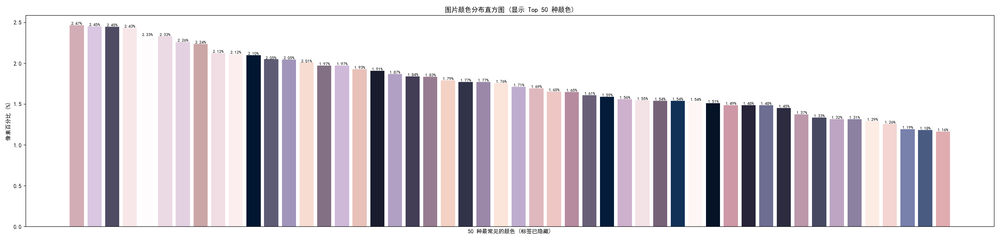
#> input picture assets/histogram.png, 1000 x 240 px, shrunk from 2500 x 600 before the run
$ python color_histogram.py assets/histogram.png
#> lines starting #> are read from the running program, lines starting #| are printed output that depends on the picture
import argparse
from collections import Counter
from PIL import Image, ImageDraw
import matplotlib.pyplot as plt
import os

# --- 开始：配置 Matplotlib 支持中文显示 ---
try:
    # 尝试使用 'SimHei' 或 'Microsoft YaHei' 字体
    plt.rcParams['font.sans-serif'] = ['SimHei', 'Microsoft YaHei']
    plt.rcParams['axes.unicode_minus'] = False  # 解决负号显示为方块的问题
except Exception as e:
    print(f"警告：设置中文字体时出错: {e}。图表中的中文可能无法正确显示。")
# --- 结束：配置 Matplotlib 支持中文显示 ---

def analyze_image_colors(image_path, num_quant_colors=0):
    """分析图片颜色并返回颜色及其计数的字典。

    Args:
        image_path (str): 图片路径。
        num_quant_colors (int): 量化后的目标颜色数量。如果为 0 或 None，则不进行量化。
    """
    try:
        img_original = Image.open(image_path)

        # --- 修改：先将图片统一转换为 RGB ---
        print("将图片转换为 RGB 模式...")
        img_rgb = img_original.convert('RGB')
        print(f"转换完成，图像模式: {img_rgb.mode}")

        # --- 修改：在 RGB 图像上进行量化 ---
        img_to_process = img_rgb # 默认使用 RGB 图像
        if num_quant_colors and num_quant_colors > 0:
            print(f"对 RGB 图像进行颜色量化，目标颜色数量: {num_quant_colors}")
            # MEDIANCUT 可以在 RGB 上正常工作
            try:
                # 量化 RGB 图像
                img_quantized = img_rgb.quantize(colors=num_quant_colors, method=Image.Quantize.MEDIANCUT, dither=Image.Dither.NONE)
                # 将量化后的 'P' 模式图像转换回 RGB 以便获取像素值
                img_to_process = img_quantized.convert('RGB')
                print("颜色量化完成。")
            except Exception as quant_error:
                print(f"警告：颜色量化失败: {quant_error}。将统计转换后的 RGB 颜色。")
                # 量化失败，则继续使用之前转换好的 RGB 图像 (img_rgb)
                img_to_process = img_rgb
        # --- 结束：颜色量化 ---

        # 确保我们有一个图像来处理 (img_to_process 总是存在的)
        # print(f"最终处理的图像模式: {img_to_process.mode}") # Debug
        pixels = list(img_to_process.getdata())
        # print(f"获取了 {len(pixels)} 像素数据") # Debugging line

        color_counts = Counter(pixels)
        # print(f"计数完成，原始不同颜色数: {len(color_counts)}") # Debugging line
        return color_counts
    except FileNotFoundError:
        print(f"错误：文件未找到 '{image_path}'")
        return None
    except Exception as e:
        print(f"打开或处理图片时出错: {e}")
        return None

def plot_color_histogram(color_counts, output_file=None, max_colors_to_plot=50):
    """根据颜色计数绘制直方图，只显示最常见的 N 种颜色。"""
    if not color_counts:
        print("没有颜色数据可供绘制。")
        return

    total_pixels = sum(color_counts.values())
    # 按像素数量降序排序颜色
    sorted_colors = sorted(color_counts.items(), key=lambda item: item[1], reverse=True)

    # 只取前 N 个最常见的颜色
    num_total_colors = len(sorted_colors)
    if num_total_colors > max_colors_to_plot:
        print(f"注意：图片包含 {num_total_colors} 种颜色，只显示最常见的 {max_colors_to_plot} 种。")
        sorted_colors = sorted_colors[:max_colors_to_plot]

    # 提取颜色和它们的百分比
    colors = [item[0] for item in sorted_colors]
    percentages = [(item[1] / total_pixels) * 100 for item in sorted_colors]

    # 将 RGB 颜色元组转换为 matplotlib 接受的格式 (0-1 范围)
    plot_colors = [(r/255, g/255, b/255) for r, g, b in colors]

    num_colors_to_plot = len(colors) # 实际绘制的颜色数量
    plt.figure(figsize=(max(10, num_colors_to_plot * 0.5), 6)) # 基于实际绘制数量调整宽度

    bars = plt.bar(range(num_colors_to_plot), percentages, color=plot_colors, tick_label=None)

    # 在每个柱子上方显示百分比
    for i, bar in enumerate(bars):
        height = bar.get_height()
        plt.text(bar.get_x() + bar.get_width() / 2.0, height, f'{percentages[i]:.2f}%', ha='center', va='bottom', fontsize=8)

    # x 轴标签可以显示颜色值，但如果颜色太多会很拥挤
    # 可以考虑只显示前 N 个颜色的标签或完全隐藏
    if num_colors_to_plot <= 30: # 只在颜色数量较少时显示标签
       plt.xticks(range(num_colors_to_plot), [str(c) for c in colors], rotation=90, fontsize=6)
    else:
       plt.xticks([], []) # 颜色太多则隐藏标签
       plt.xlabel(f"{num_colors_to_plot} 种最常见的颜色 (标签已隐藏)")


    plt.ylabel('像素百分比 (%)')
    # 更新标题
    plt.title(f'图片颜色分布直方图 (显示 Top {num_colors_to_plot} 种颜色)')
    plt.tight_layout() # 调整布局防止标签重叠

    # --- 开始：添加保存颜色报告的功能 ---
    if output_file:
        # 修改：将文本报告保存到与图片相同的目录，但使用固定名称
        output_dir = os.path.dirname(output_file)
        # 确保目录存在 (理论上 main 函数已创建，但以防万一)
        if output_dir:
             os.makedirs(output_dir, exist_ok=True)
        else: # 如果 output_file 没有目录部分 (如 "hist.png")，则使用当前目录
            output_dir = "."

        text_output_path = os.path.join(output_dir, "color_report.txt") # 固定文件名
        try:
            # os.makedirs(os.path.dirname(text_output_path), exist_ok=True) # 上面已处理目录
            with open(text_output_path, 'w', encoding='utf-8') as f:
                f.write(f"图片主要颜色报告 (Top {num_colors_to_plot} 种)\n")
                f.write("=====================================\n")
                for i in range(num_colors_to_plot):
                    rgb_color = colors[i]
                    hex_color = f"#{rgb_color[0]:02x}{rgb_color[1]:02x}{rgb_color[2]:02x}".upper()
                    percentage = percentages[i]
                    f.write(f"{hex_color}\t{percentage:.2f}%\n")
            print(f"颜色报告已保存到 '{text_output_path}'")
        except Exception as e:
            print(f"保存颜色报告文件时出错: {e}")
    # --- 结束：添加保存颜色报告的功能 ---

    try:
        plt.savefig(output_file)
        print(f"直方图已保存到 '{output_file}'")
        plt.close() # 关闭图形，防止在循环中使用时内存泄漏或窗口堆积
    except Exception as e:
        print(f"保存直方图文件时出错: {e}")

def main():
    # --- 修改：简化参数解析器 ---
    parser = argparse.ArgumentParser(description='生成图片颜色分布直方图 (默认进行 64 色量化并保存结果)。')
    parser.add_argument('image_path', type=str, help='输入图片文件的路径。')
    parser.add_argument('--top', type=int, default=50, help='直方图显示的最常见颜色数量上限 (默认: 50)。')
    # 移除 output, save-to-report, quantize 参数
    args = parser.parse_args()
    # --- 结束修改 ---

    # --- 修改：设定默认行为 ---
    num_quant_colors_default = 64
    # 根据输入图片名计算输出路径
    input_filename = os.path.basename(args.image_path)
    base_name = os.path.splitext(input_filename)[0]
    output_dir = os.path.join("report", base_name)
    os.makedirs(output_dir, exist_ok=True)
    output_path_for_plot = os.path.join(output_dir, "histogram.png")
    # --- 结束修改 ---

    print(f"正在分析图片: {args.image_path}")
    print(f"默认进行颜色量化 (目标 {num_quant_colors_default} 色)... " ) # 添加提示
    # 传递量化参数
    color_data = analyze_image_colors(args.image_path, num_quant_colors=num_quant_colors_default)
#> in analyze_image_colors, img_original is the input picture: PIL image 1000x240 RGBA; mean R, G, B, A 214.3, 207.7, 214.6, 255
#| 转换完成，图像模式: RGB
#> in analyze_image_colors, `pixels = list(img_to_process.getdata())`: pixels = 240000 items
#> in analyze_image_colors, `color_counts = Counter(pixels)`: color_counts = 64 items
#> color_data = 64 items

    if color_data:
        print(f"分析完成，找到 {len(color_data)} 种不同的颜色（已量化）。")
#| 分析完成，找到 64 种不同的颜色（已量化）。
        # 传递计算好的输出路径给绘图函数
        plot_color_histogram(color_data, output_path_for_plot, max_colors_to_plot=args.top)
#> in plot_color_histogram, `total_pixels = sum(color_counts.values())`: total_pixels = 240000
#> in plot_color_histogram, `sorted_colors = sorted(color_counts.items(), key=lambda item: item[1],..`: sorted_colors = 64 items
#> in plot_color_histogram, `num_total_colors = len(sorted_colors)`: num_total_colors = 64
#| 注意：图片包含 64 种颜色，只显示最常见的 50 种。
#> in plot_color_histogram, `sorted_colors = sorted_colors[:max_colors_to_plot]`: sorted_colors = 50 items
#> in plot_color_histogram, `colors = [item[0] for item in sorted_colors]`: colors = 50 items, first 6: (255, 255, 255), (214, 204, 221), (243, 242, 244), (254, 254, 254), (47, 48, 69), (197, 175, 204)
#> in plot_color_histogram, `percentages = [(item[1] / total_pixels) * 100 for item in sorted_colors]`: percentages = 50 values, max 47.75 at index 0, min 0.609 at index 49, mean 1.91
#> in plot_color_histogram, `plot_colors = [(r/255, g/255, b/255) for r, g, b in colors]`: plot_colors = 50 items, first 6: (1, 1, 1), (0.839, 0.8, 0.867), (0.953, 0.949, 0.957), (0.996, 0.996, 0.996), (0.184, 0.188, 0.271), (0.773, 0.686, 0.8)
#> in plot_color_histogram, `num_colors_to_plot = len(colors)`: num_colors_to_plot = 50
#> in plot_color_histogram, `bars = plt.bar(range(num_colors_to_plot), percentages, color=plot_colo..`: bars = 50 items
#> the loop in plot_color_histogram, `for i, bar in enumerate(bars):` made 50 passes
#> height on passes 1 to 12: 47.75, 1.66, 1.45, 1.34, 1.33, 1.32, 1.3, 1.28, 1.27, 1.25, 1.21, 1.16
#> the loop in plot_color_histogram, `for i in range(num_colors_to_plot):` made 50 passes
#> (rgb_color, hex_color, percentage) on passes 1 to 12: ((255, 255, 255), '#FFFFFF', 47.75), ((214, 204, 221), '#D6CCDD', 1.66), ((243, 242, 244), '#F3F2F4', 1.45), ((254, 254, 254), '#FEFEFE', 1.34), ((47, 48, 69), '#2F3045', 1.33), ((197, 175, 204), '#C5AFCC', 1.32), ((1, 22, 49), '#011631', 1.3), ((252, 251, 251), '#FCFBFB', 1.28), ((235, 217, 228), '#EBD9E4', 1.27), ((227, 211, 226), '#E3D3E2', 1.25), ((213, 174, 182), '#D5AEB6', 1.21), ((132, 129, 161), '#8481A1', 1.16)
#> in plot_color_histogram, `plt.savefig(output_file)`:
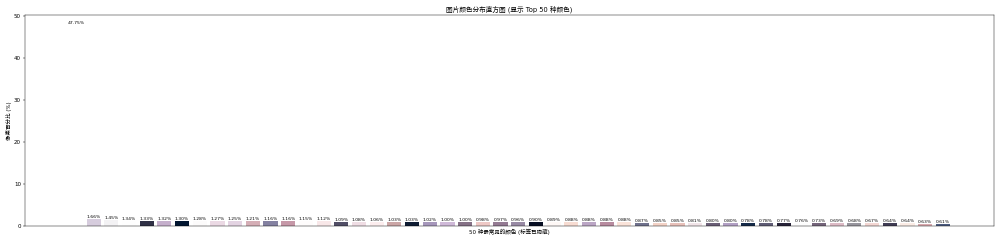
#> figure drawn by matplotlib, 1 panel

if __name__ == "__main__":
    main()

$ run again, with assets/sample.jpg saved as assets/histogram.png
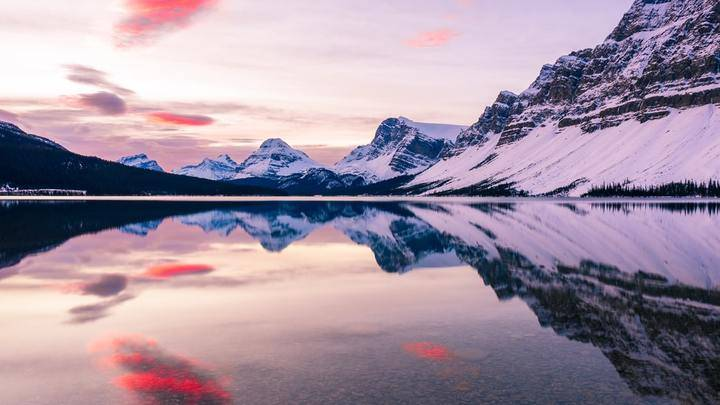
#> input picture assets/sample.jpg, 720 x 405 px
#> in analyze_image_colors, img_original is the input picture: PIL image 720x405 RGB; mean R, G, B 161.8, 144.8, 161.4
#| 转换完成，图像模式: RGB
#> in analyze_image_colors, `img_quantized = img_rgb.quantize(colors=num_quant_colors, method=Image..`:
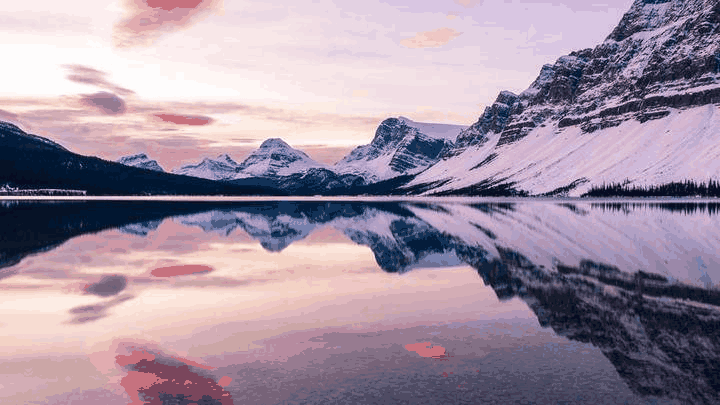
#> img_quantized: PIL image 720x405 P; mean R, G, B 161.4, 145.1, 161.6
#> pixels = 291600 items
#> color_counts = 64 items
#| 分析完成，找到 64 种不同的颜色（已量化）。
#> total_pixels = 291600
#> in plot_color_histogram, `sorted_colors = sorted(color_counts.items(), key=lambda item: item[1],..`: sorted_colors = 64 items
#> num_total_colors = 64
#| 注意：图片包含 64 种颜色，只显示最常见的 50 种。
#> in plot_color_histogram, `sorted_colors = sorted_colors[:max_colors_to_plot]`: sorted_colors = 50 items
#> colors = 50 items, first 6: (211, 173, 181), (217, 198, 226), (79, 75, 99), (248, 231, 232), (254, 252, 252), (235, 217, 228)
#> percentages = 50 values, max 2.47 at index 0, min 1.16 at index 49, mean 1.77
#> plot_colors = 50 items, first 6: (0.827, 0.678, 0.71), (0.851, 0.776, 0.886), (0.31, 0.294, 0.388), (0.973, 0.906, 0.91), (0.996, 0.988, 0.988), (0.922, 0.851, 0.894)
#> num_colors_to_plot = 50
#> bars = 50 items
#> the loop in plot_color_histogram, `for i, bar in enumerate(bars):` made 50 passes
#> height on passes 1 to 8: 2.47, 2.45, 2.45, 2.43, 2.33, 2.33, 2.26, 2.24
#> the loop in plot_color_histogram, `for i in range(num_colors_to_plot):` made 50 passes
#> (rgb_color, hex_color, percentage) on passes 1 to 8: ((211, 173, 181), '#D3ADB5', 2.47), ((217, 198, 226), '#D9C6E2', 2.45), ((79, 75, 99), '#4F4B63', 2.45), ((248, 231, 232), '#F8E7E8', 2.43), ((254, 252, 252), '#FEFCFC', 2.33), ((235, 217, 228), '#EBD9E4', 2.33), ((227, 209, 226), '#E3D1E2', 2.26), ((203, 166, 166), '#CBA6A6', 2.24)
#> in plot_color_histogram, `plt.savefig(output_file)`:
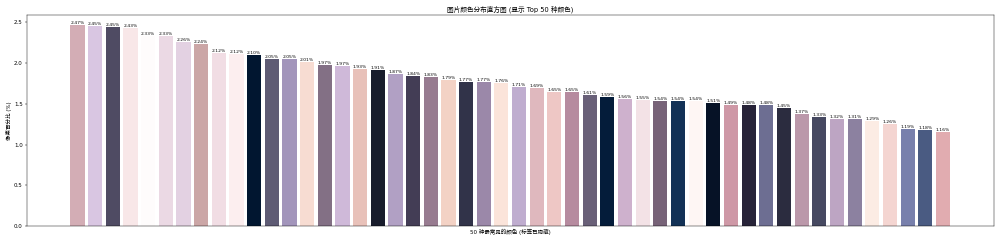
#> figure drawn by matplotlib, 1 panel
